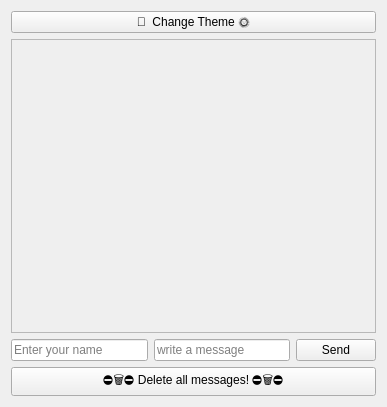
<?xml version="1.0" encoding="UTF-8"?>
<ui version="4.0">
 <class>Main</class>
 <widget class="QWidget" name="Main">
  <property name="geometry">
   <rect>
    <x>0</x>
    <y>0</y>
    <width>387</width>
    <height>407</height>
   </rect>
  </property>
  <property name="windowTitle">
   <string>Main</string>
  </property>
  <layout class="QGridLayout" name="gridLayout_2">
   <item row="1" column="0">
    <widget class="QScrollArea" name="scrollArea">
     <property name="widgetResizable">
      <bool>true</bool>
     </property>
     <widget class="QWidget" name="scrollAreaWidgetContents">
      <property name="geometry">
       <rect>
        <x>0</x>
        <y>0</y>
        <width>361</width>
        <height>270</height>
       </rect>
      </property>
      <layout class="QGridLayout" name="gridLayout">
       <item row="1" column="0">
        <layout class="QGridLayout" name="gl_messages"/>
       </item>
      </layout>
     </widget>
    </widget>
   </item>
   <item row="2" column="0">
    <layout class="QHBoxLayout" name="horizontalLayout_2">
     <item>
      <widget class="QLineEdit" name="tb_name">
       <property name="placeholderText">
        <string>Enter your name</string>
       </property>
      </widget>
     </item>
     <item>
      <widget class="QLineEdit" name="tb_text">
       <property name="placeholderText">
        <string>write a message</string>
       </property>
      </widget>
     </item>
     <item>
      <widget class="QPushButton" name="btn_send">
       <property name="text">
        <string>Send</string>
       </property>
       <property name="shortcut">
        <string>Return</string>
       </property>
      </widget>
     </item>
    </layout>
   </item>
   <item row="4" column="0">
    <widget class="QPushButton" name="btn_2">
     <property name="text">
      <string>⛔🗑️⛔ Delete all messages! ⛔🗑️⛔</string>
     </property>
    </widget>
   </item>
   <item row="0" column="0">
    <widget class="QPushButton" name="btn_3">
     <property name="text">
      <string>🌙  Change Theme 🌞</string>
     </property>
    </widget>
   </item>
  </layout>
 </widget>
 <resources/>
 <connections/>
</ui>
